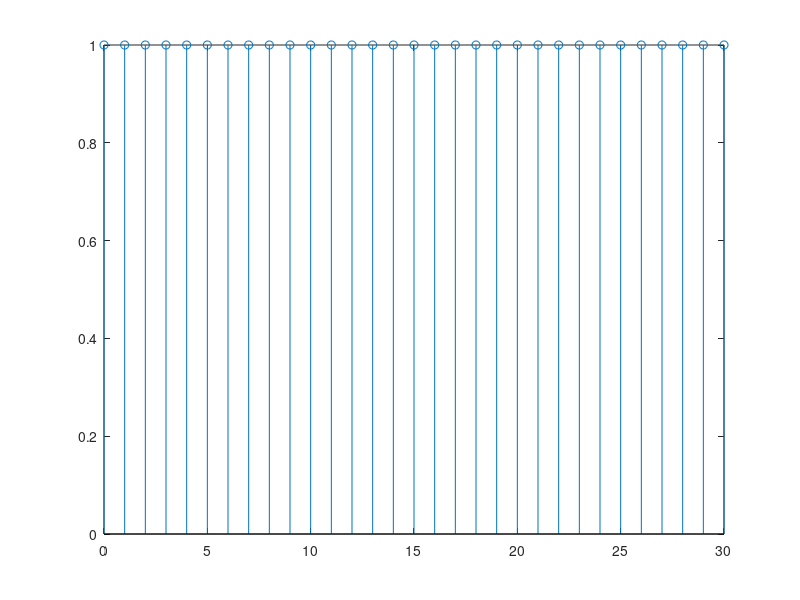
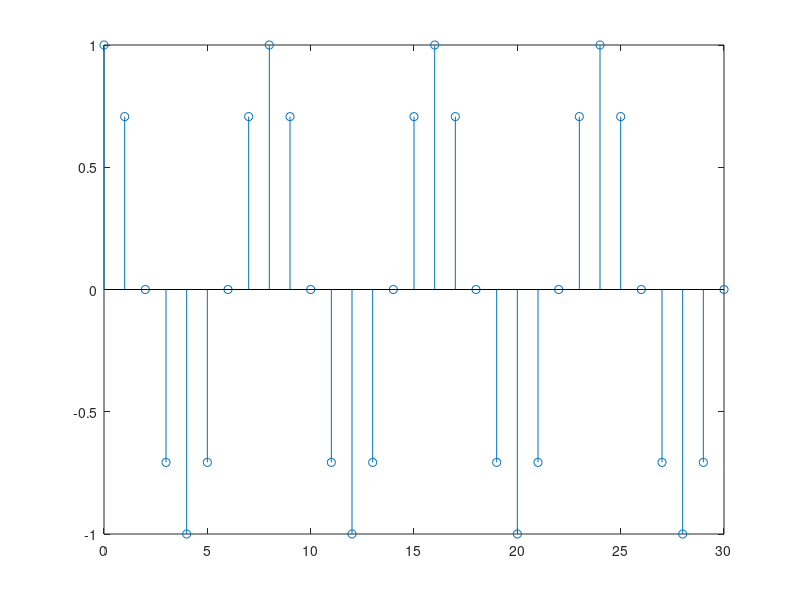
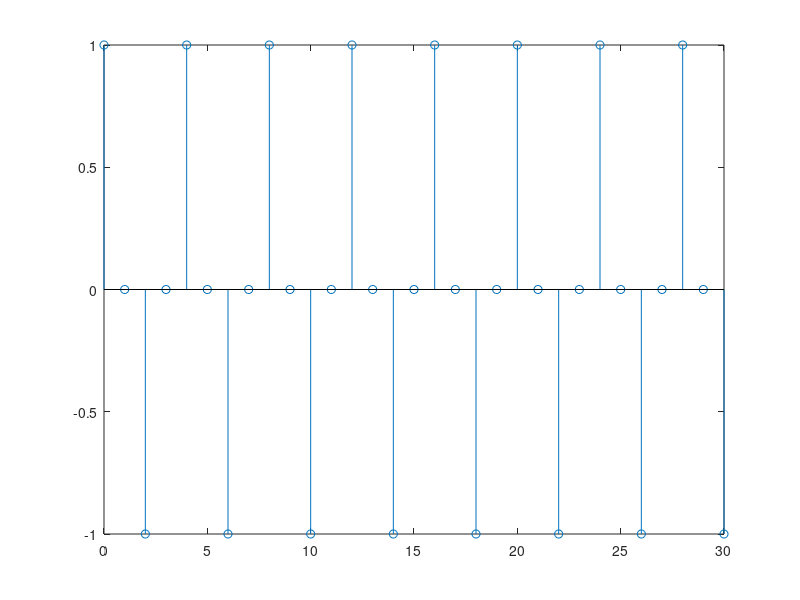
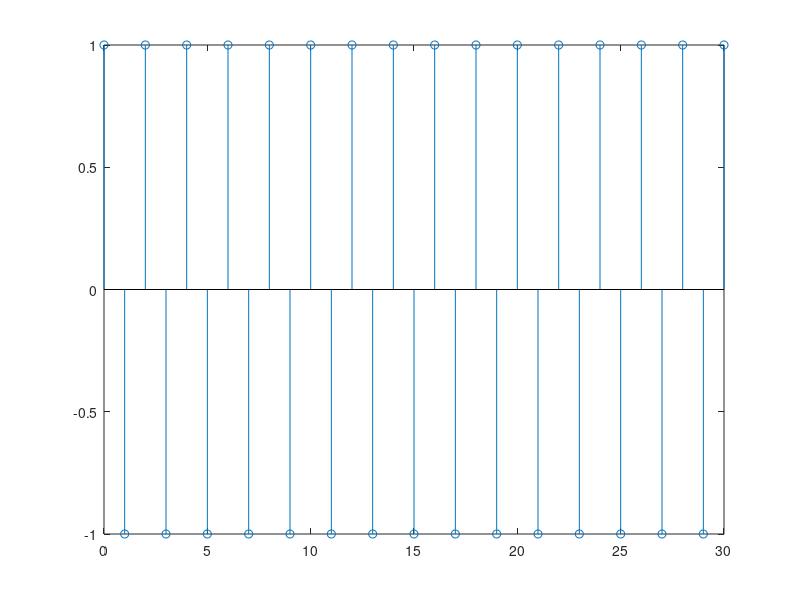

Source code (MATLAB) for these figures, in order:
clear all
clc

w=[0,pi/4,pi/2,pi,3*pi/2,];
n=0:30;
n_scale=0:31;
for i=1:length(w)
    x(i,:)=cos(w(i)*n);
    figure()
    stem(n,x(i,:));
end
